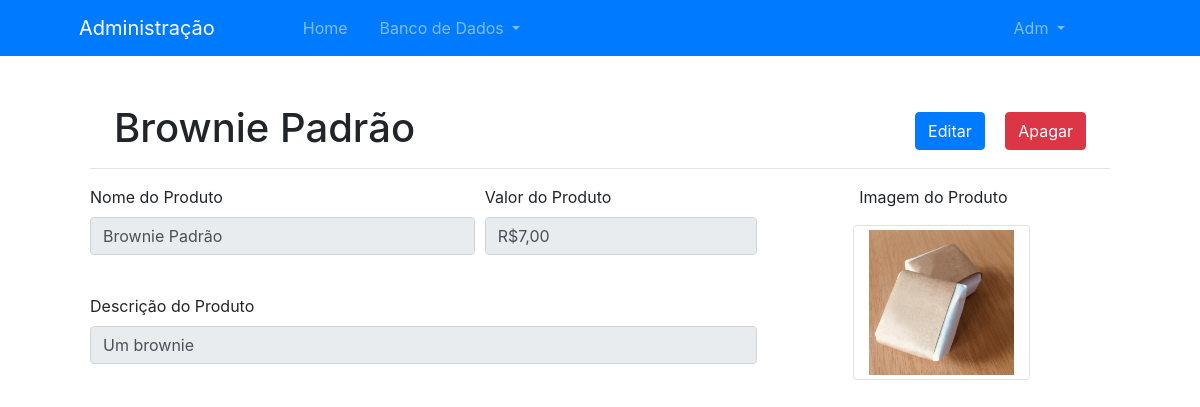
Screenshot of /admin/produtos/1 (signed in) with the database file from the repository.
### models.py (models this page shows, shortened)
class User(UserMixin, db.Model):
    id = db.Column(db.Integer, primary_key=True)
    role = db.Column(db.Enum("user", "admin"), nullable=False, default='user')  # Role of the user, limits the access to certain pages
    name = db.Column(db.String(100), nullable=False)
    surname = db.Column(db.String(100), nullable=False)
    email = db.Column(db.String(100), unique=True, nullable=False)
    phone = db.Column(db.String(15), unique=True, nullable=False)
    password = db.Column(db.String(100), nullable=False)
    orders = db.relationship('Order', backref='order')

class Product(db.Model):
    id = db.Column(db.Integer, primary_key=True)
    title = db.Column(db.String(100), nullable=False)
    img = db.Column(db.String(100), nullable=False)
    desc = db.Column(db.String(500))
    price = db.Column(db.Float, nullable=False)

### views.py (the view)
@views.route('/admin/produtos/<int:id>')
@login_required
def admin_product_detail(id):
    if current_user.role == 'admin':
        product = Product.query.filter_by(id=id).first()
        return render_template('admin/product_details.html', product=product)
    else:
        return redirect(url_for('views.homepage'))

### __init__.py (called while the page is built)
def create_app(config_file='config.py'):
    app = Flask(__name__)
    app.config.from_pyfile(config_file)
    db.init_app(app)
    login_manager.login_view = 'auth.login'
    login_manager.init_app(app)
    from .models import User
    @login_manager.user_loader
    def load_user(user_id):
        return User.query.get(int(user_id))
    from .models import models
    app.register_blueprint(models)
    from .views import views
    app.register_blueprint(views)
    from .auth import auth
    app.register_blueprint(auth)
    return app

### templates/admin/product_details.html (shortened to what this page needs)
{% extends 'admin/base.html' %}
{% block page %}
<div class="box mx-auto">
        <div class="mx-auto d-none d-sm-block">
            <div class="title mt-5 mb-2">
                <h1 class="d-inline ml-4">{{ product.title }}</h1>
                <div class="float-right d-inline mx-3">
                    <a role="button" class="btn btn-primary m-2" href="{{ url_for('views.admin_product_edit', id=product.id) }}">Editar</a>
                    <button type="button" class="btn btn-danger m-2" data-toggle="modal" data-target="#modalDelete{{ product.id }}">Apagar</button>
                </div>
                <hr class="mx-auto">
            </div>
        </div>
        <div class="mx-auto">
            <form>
                <fieldset disabled>
                    <div class="form-row">
                        <div class="form-row col-md-8 col-xs-12">
                            <div class="form-group col-md-7 col-xs-12">
                                <label for="name">Nome do Produto</label>
                                <input type="text"  value = "{{ product.title }}" id="disabledTextInput" class="form-control" id="name">
                            </div>
                            <div class="form-group col-md-5 col-xs-12">
                                <label for="name">Valor do Produto</label>
                                <input type="text" value="R${{ ('%.2f'|format(product.price)|string).replace('.', ',') }}" id="disabledTextInput" class="form-control" id="name">
                            </div>
                            <div class="form-group col-md-12 col-xs-12">
                                <label for="address">Descrição do Produto</label>
                                <input type="text" value = "{{ product.desc }}" id="disabledTextInput" class="form-control" id="address">
                            </div>
                        </div>
                        <div class="form-group text-center col-md-4 col-xs-12">
                            <label class="col-12" for="img">Imagem do Produto</label>
                            <div class="row col-12 m-2" id="img">
                                <img src="{{ url_for('static', filename=product.img) }}" class="img-thumbnail col-7 mx-auto">
                            </div>
                        </div>
                    </div>
                </fieldset>
            </form>
        </div>
    </div>
{% endblock %}

### templates/admin/base.html (shortened to what this page needs)
<!DOCTYPE html>
<html lang="pt-br">
<head>
    <link rel="stylesheet" type="text/css" href="{{ url_for('static', filename='css/admin.css') }}">
    <link rel="stylesheet" href="https://maxcdn.bootstrapcdn.com/bootstrap/4.0.0/css/bootstrap.min.css"
>
</head>
<body>
    <nav class="navbar sticky-top navbar-expand-lg bg-primary navbar-dark d-none d-sm-block">
        <div class="collapse navbar-collapse container-fluid" id="navbarNav">
            <ul class="navbar-nav">
                <a class="navbar-brand ml-5" href="{{ url_for('views.admin') }}">
                    <span>Administração</span>
                </a>
                <li class="nav-item px-3 ml-5 my-auto">
                    <a class="nav-link nav-text" href="{{ url_for('views.admin') }}">Home</a>
                </li>
                <li class="nav-item dropdown mr-5">
                    <a class="nav-link dropdown-toggle" href="#" id="navbarDropdownMenuLink" role="button" data-toggle="dropdown" aria-haspopup="true" aria-expanded="false">
                      Banco de Dados
                    </a>
                </li>
            </ul>
            <ul class="navbar-nav mr-5">
                <li class="nav-item dropdown mr-5">
                    <a class="nav-link dropdown-toggle" href="#" id="navbarDropdownMenuLink" role="button" data-toggle="dropdown" aria-haspopup="true" aria-expanded="false">
                      {{ current_user.name|capitalize }}
                    </a>
                </li>
            </ul>
        </div>
    </nav>
    {% block page %}
    {% endblock %}
</body>
</html>

### static/css/admin.css (style rules this page uses)
.box { width: 85%; }
.title { margin-top: 2%; }

### rows the page displays
User: name "Adm"
Product: title "Brownie Padrão", price "R$7,00", desc "Um brownie", img (picture)
